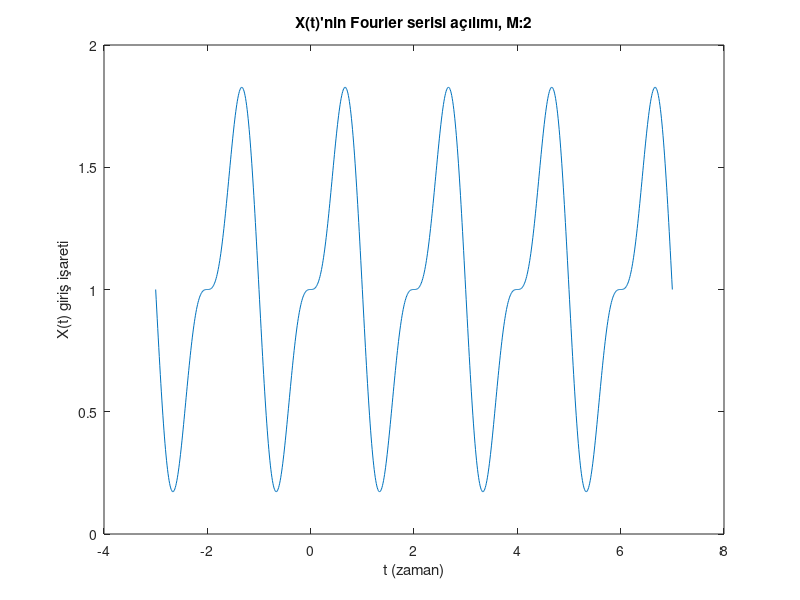
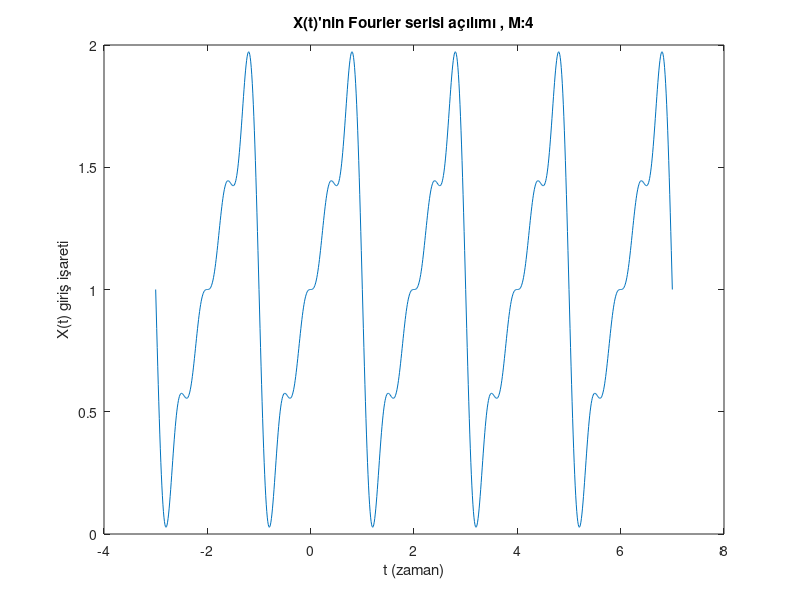
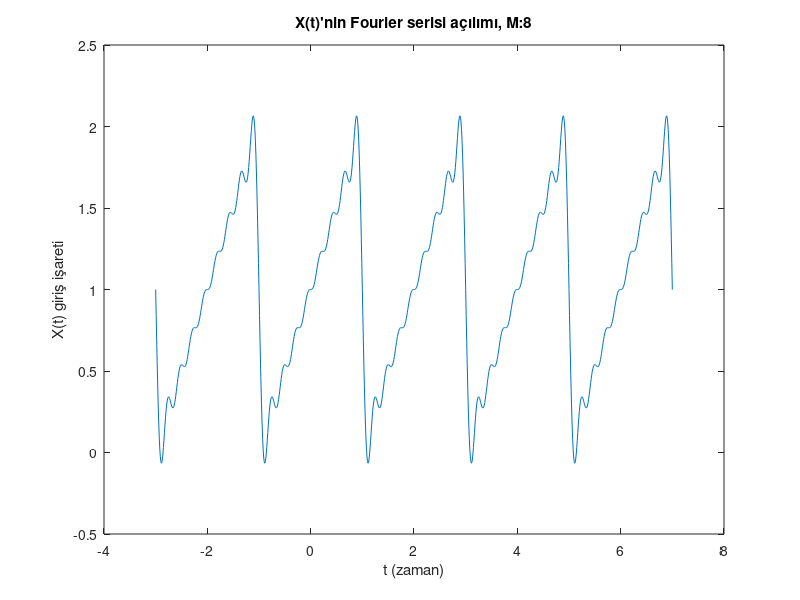
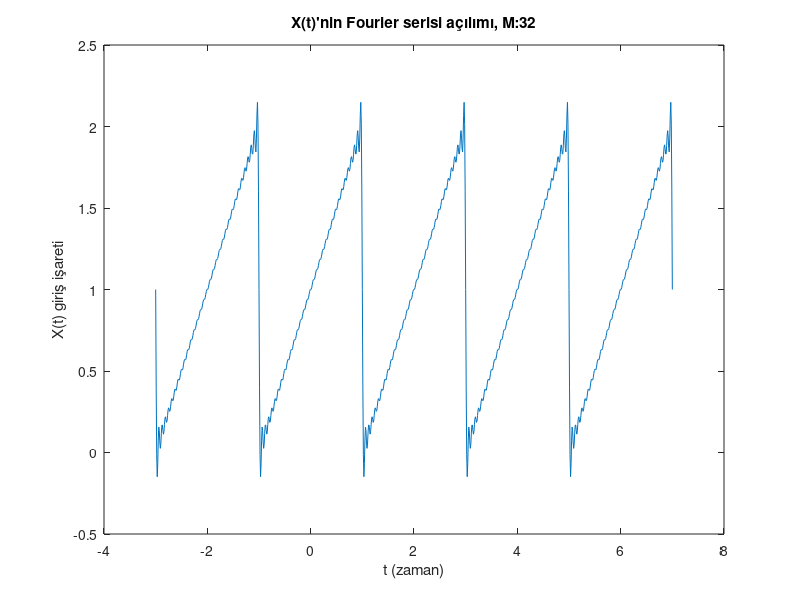

Here is the MATLAB script that generated these plots, in order:
clc;
clear all;
%% HW4.2.a.
% for M=2
t = -3:0.01:7;
sum=0;x=[];M=2;
for k=1:M
    sum=sum+((2/(k*pi))*cos(k*pi)*cos((k*pi*t)+(pi/2))); 
    x=1+sum;

end
figure(1);
plot(t,x);
xlabel("t (zaman)"); 
ylabel("X(t) giriş işareti"); 
title("X(t)'nin Fourier serisi açılımı, M:2"); 

% for M=4
t = -3:0.01:7;
sum=0;x=[];M=4;
for k=1:M
    sum=sum+((2/(k*pi))*cos(k*pi)*cos((k*pi*t)+(pi/2))); 
    x=1+sum;

end
figure (2);
plot(t,x);
xlabel("t (zaman)"); 
ylabel("X(t) giriş işareti"); 
title("X(t)'nin Fourier serisi açılımı , M:4"); 

% for M=8
t = -3:0.01:7;
sum=0;x=[];M=8;
for k=1:M
    sum=sum+((2/(k*pi))*cos(k*pi)*cos((k*pi*t)+(pi/2))); 
    x=1+sum;

end
figure(3);
plot(t,x);
xlabel("t (zaman)"); 
ylabel("X(t) giriş işareti"); 
title("X(t)'nin Fourier serisi açılımı, M:8"); 

% for M=32
t = -3:0.01:7;
sum=0;x=[];M=32;
for k=1:M
    sum=sum+((2/(k*pi))*cos(k*pi)*cos((k*pi*t)+(pi/2))); 
    x=1+sum;

end
figure(4);
plot(t,x);
xlabel("t (zaman)"); 
ylabel("X(t) giriş işareti"); 
title("X(t)'nin Fourier serisi açılımı, M:32"); 

% for M=64
t = -3:0.01:7;
sum=0;x=[];M=64;
for k=1:M
    sum=sum+((2/(k*pi))*cos(k*pi)*cos((k*pi*t)+(pi/2))); 
    x=1+sum;

end
figure (5);
plot(t,x);
xlabel("t (zaman)"); 
ylabel("X(t) giriş işareti"); 
title("X(t)'nin Fourier serisi açılımı, M:64"); 


%% HW4.2.b
% for M=64
t = -3:0.01:7;
sum=0;y=[];
M=64;
for k=1:M
    sum=sum+((sqrt(-1)*cos(pi*k)*cos(pi*k*t))/((pi*k)+(pi*k)^2));
    y=(2*sum)+1;
    ysanal=imag(y);
    ygercek=real(y);

end
figure;

grid on; 
subplot(1,2,1) 
plot(t,ygercek) 
xlabel("t (zaman)"); 
ylabel("Y(t) gercek"); 
title("Y(t)'nin Gercek kısmı"); 
subplot(1,2,2) 
plot(t,ysanal) 
xlabel("t (zaman)"); 
ylabel("Y(t) sanal"); 
title("Y(t)'nin Sanal kısmı");



















